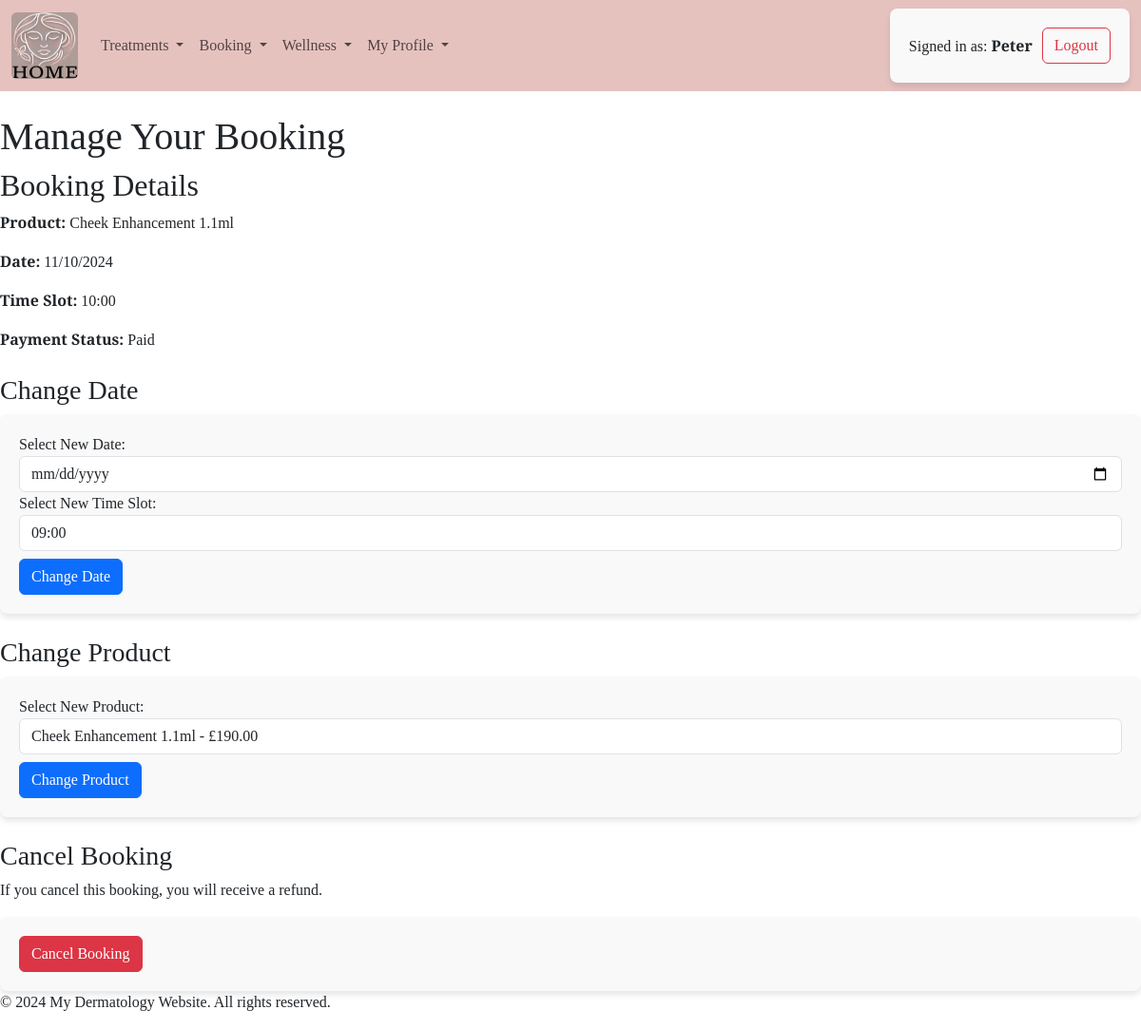
Before: /booking/manage-booking/28/ (signed in) with the older database file.
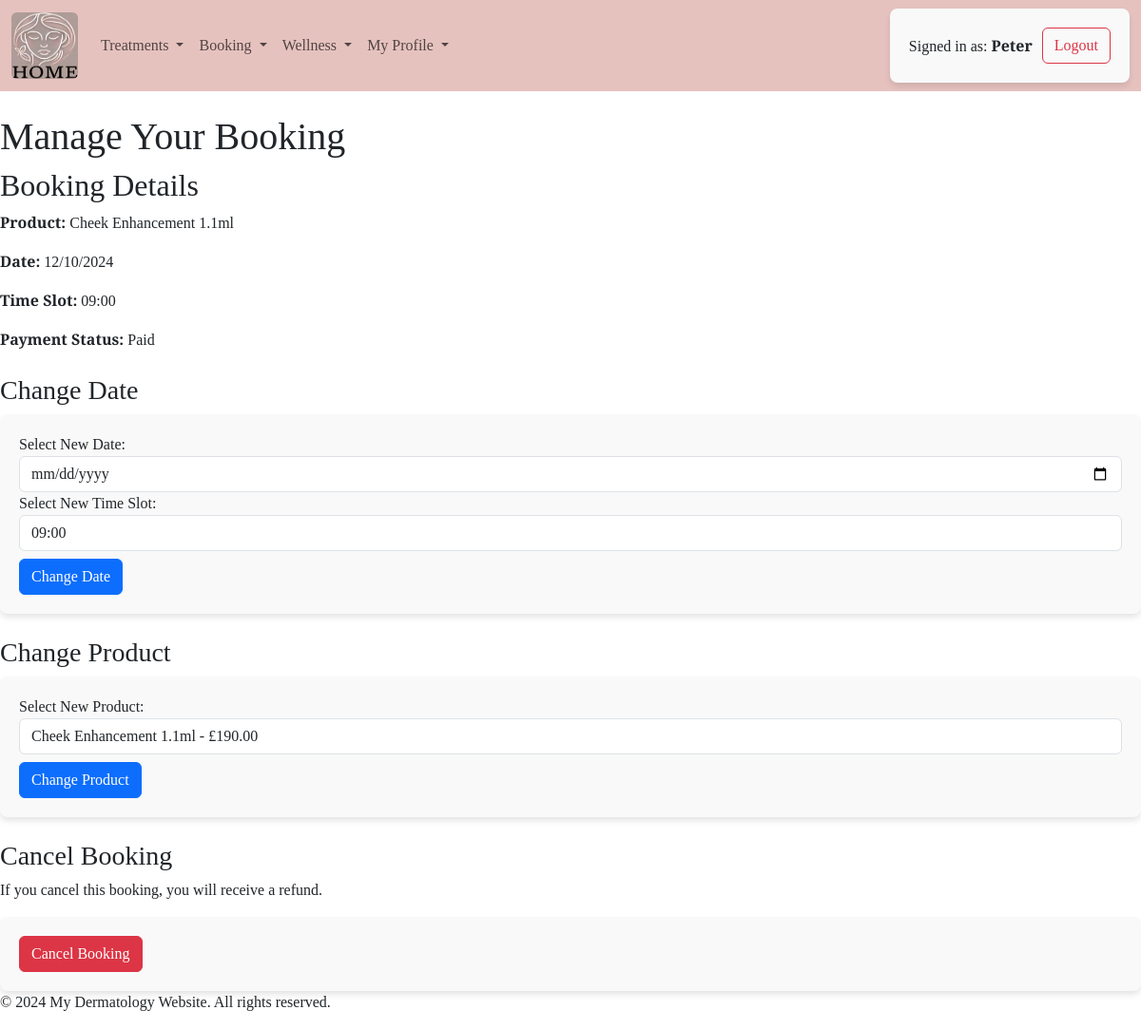
After: the same page with the newer database file.
### booking/models.py (models this page shows, shortened)
class Booking(models.Model):
    patient = models.ForeignKey(Patient, on_delete=models.CASCADE)
    product = models.ForeignKey(Product, on_delete=models.CASCADE)
    time_slot = models.ForeignKey(TimeSlot, on_delete=models.SET_NULL, null=True, blank=True)
    booking_date = models.DateField()
    payment_status = models.BooleanField(default=False)
    booked_on = models.DateTimeField(auto_now_add=True)
    additional_notes = models.TextField(blank=True, null=True)
    stripe_payment_intent_id = models.CharField(max_length=255, null=True, blank=True)
    class Meta:
        unique_together = ('patient', 'booking_date')  # Ensure no duplicates at the DB level

class TimeSlot(models.Model):
    slot = models.CharField(max_length=99, help_text="Enter time slot (e.g., 09:00 AM - 10:00 AM)")
    def __str__(self):
        return self.slot

### treatment/models.py (models this page shows, shortened)
class Product(models.Model):
    category = models.ForeignKey(Category, on_delete=models.CASCADE)
    body_part = models.ForeignKey(BodyPart, on_delete=models.SET_NULL, blank=True, null=True)
    product_name = models.CharField(max_length=255)
    price = models.DecimalField(max_digits=10, decimal_places=2)
    duration = models.IntegerField(blank=True, null=True, help_text="Duration in minutes")
    additional_info = models.TextField(blank=True, null=True)

### booking/views.py (the view)
# urls.py: path('manage-booking/<int:booking_id>/', views.manage_booking, name='manage_booking'),
@login_required
def manage_booking(request, booking_id):
    booking = get_object_or_404(Booking, id=booking_id, patient=request.user.patient)
    products = Product.objects.all()
    time_slots = TimeSlot.objects.all()
    today = datetime.date.today()
    return render(request, 'booking/manage_booking.html', {
        'booking': booking,
        'products': products,
        'time_slots': time_slots,
        'today': today
    })

### booking/templates/booking/manage_booking.html (shortened to what this page needs)
{% extends 'base.html' %}
{% block content %}
<h1>Manage Your Booking</h1>
<div class="booking-details">
    <h2>Booking Details</h2>
    <p><strong>Product:</strong> {{ booking.product.product_name }}</p>
    <p><strong>Date:</strong> {{ booking.booking_date|date:"d/m/Y" }}</p>
    <p><strong>Time Slot:</strong> {{ booking.time_slot }}</p>
    <p><strong>Payment Status:</strong> {{ booking.payment_status|yesno:"Paid,Unpaid" }}</p>
</div>
{% if booking.booking_date > today %}
    <div class="change-date mt-4">
        <h3>Change Date</h3>
        <form method="POST" action="{% url 'change_booking_date' booking.id %}">
            <div class="form-group">
                <label for="new_booking_date">Select New Date:</label>
                <input type="date" id="new_booking_date" name="new_booking_date" class="form-control" required>
            </div>
            <div class="form-group">
                <label for="new_time_slot">Select New Time Slot:</label>
                <select id="new_time_slot" name="new_time_slot" class="form-control">
                    {% for slot in time_slots %}
                        <option value="{{ slot.id }}">{{ slot }}</option>
                    {% endfor %}
                </select>
            </div>
            <button type="submit" class="btn btn-primary mt-2">Change Date</button>
        </form>
    </div>
    <div class="change-product mt-4">
        <h3>Change Product</h3>
        <form method="POST" action="{% url 'change_booking_product' booking.id %}">
            <div class="form-group">
                <label for="new_product">Select New Product:</label>
                <select id="new_product" name="new_product" class="form-control">
                    {% for product in products %}
                        <option value="{{ product.id }}" {% if product == booking.product %}selected{% endif %}>
                            {{ product.product_name }} - £{{ product.price }}
                        </option>
                    {% endfor %}
                </select>
            </div>
            <button type="submit" class="btn btn-primary mt-2">Change Product</button>
        </form>
    </div>
    <div class="cancel-booking mt-4">
        <h3>Cancel Booking</h3>
        <p>If you cancel this booking, {% if booking.payment_status %}you will receive a refund.{% else %}no charges will be made.{% endif %}</p>
        <form method="POST" action="{% url 'cancel_booking' booking.id %}">
            <button type="submit" class="btn btn-danger">Cancel Booking</button>
        </form>
    </div>
{% else %}
    <div class="alert alert-warning mt-4">
        <p>You cannot make changes on the same day of the booking.</p>
    </div>
{% endif %}
{% endblock %}

Changed rows visible on the page:
changed Booking "Paid": booking_date "11/10/2024" → "12/10/2024"; time_slot "10:00" → "09:00"
